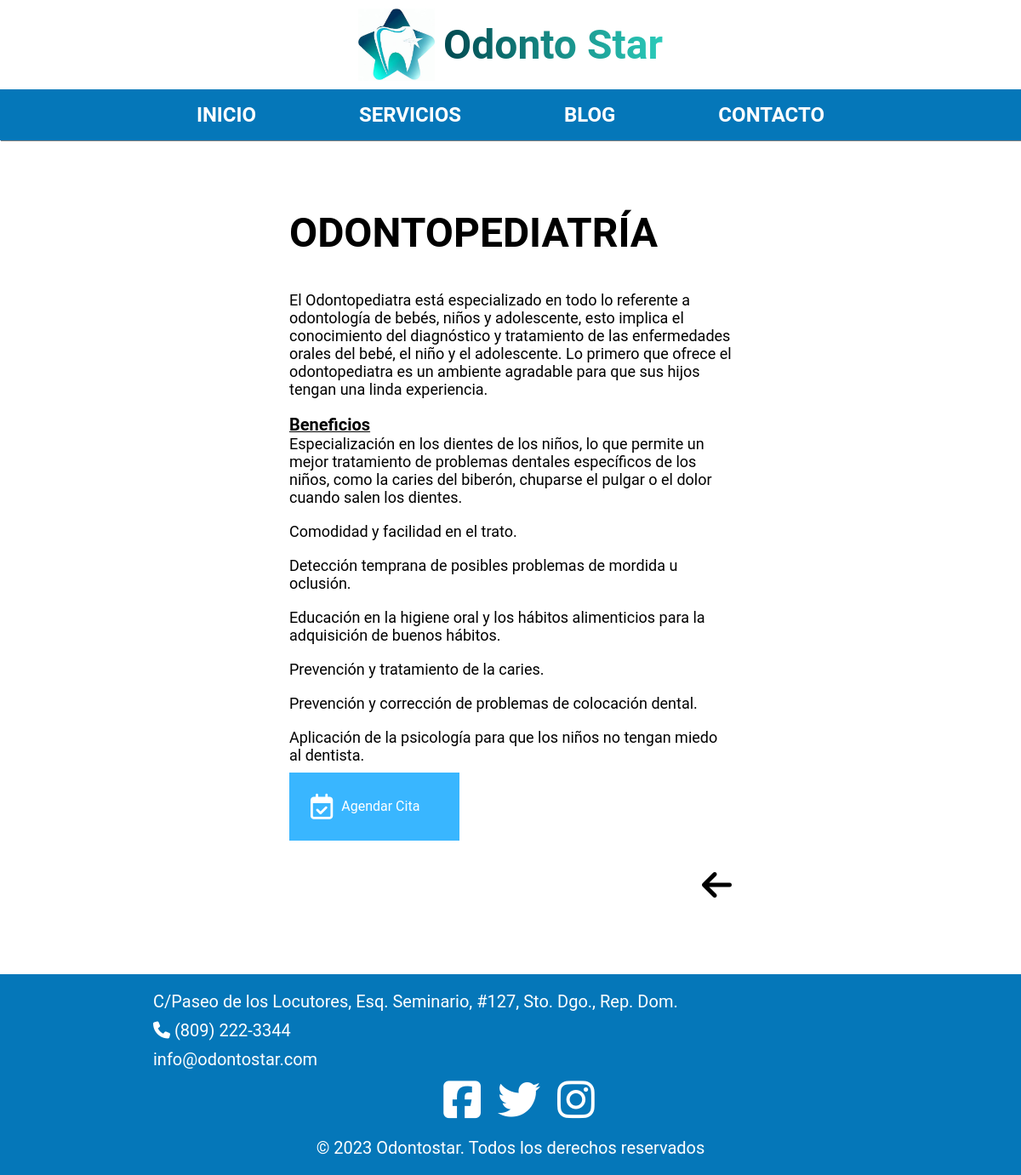
/services/service/8/, run on the app's committed database.
### services/models.py (models this page shows, shortened)
class Service(models.Model):
    name = models.CharField(max_length=100, verbose_name='Nombre')
    description = RichTextField(verbose_name="Descripcion")
    image = models.ImageField(upload_to='media/services/', verbose_name='Imagen')
    created = models.DateTimeField(auto_now_add=True, verbose_name='Fecha de Creacion')
    updated = models.DateTimeField(auto_now=True, verbose_name='Fecha de Modificacion')
    class Meta:
        verbose_name='Servicio'
        verbose_name_plural='Servicios'
        ordering = ['-created']

### services/views.py (the view)
# urls.py: path('service/<int:pk>/',ServiceDetailView.as_view(), name='service'),
class ServiceDetailView(DetailView):
    model = Service

### social/processors.py (called while the page is built)
def context_dic(request):
    context  = {}
    links = SocialNetwork.objects.all()
    for link in links:
        context[link.key] = link.url
    return context

### services/templates/services/service_detail.html
{% extends 'core/base.html' %}
{% load static %}
{% block content %}
<main class="main-service">
    <div class="service-container">
        <h2 class="title-service">{{service.name}}</h2>
        <p class="description-service">{{ service.description|safe }}</p>
        <a class="btn-cita" href="{% url 'form-date' %}"><i class="fa-regular fa-calendar-check"></i>Agendar Cita</a>
        <div class="back-button">
            <a href="{% url 'services' %} "><i class="fa-solid fa-arrow-left"></i></a>
        </div>
    </div>
</main>
{% endblock content %}

### core/static/core/css/style.css (style rules this page uses)
* { margin: 0; padding: 0; box-sizing: border-box; font-family: Roboto; }
hmtl, body { display: flex; flex-direction: column; min-height: 100vh; }
a { text-decoration: none; color: black; }
li { list-style: none; }

### services/static/services/css/style.css (style rules this page uses)
.main-service { display: flex; flex-direction: column; flex-wrap: wrap; width: 100%; max-height: 1200px; padding: 40px 0; }
.service-container { display: flex; flex-direction: column; width: 50%; min-height: 100%; min-width: 400px; margin: 0 auto; padding: 40px; }
.title-service { font-size: 3rem; padding-bottom: 10px; text-transform: uppercase; }
.description-service { display: flex; text-align: justify; font-size: 1.2rem; padding-bottom: 30px; }
.btn-cita { display: flex; width: 100%; max-width: 200px; margin-top: 10px; background-color: #39b6ff; align-items: center; padding: 25px 25px; color: white; }
.btn-cita i { font-size: 30px; padding-right: 10px; }
.back-button { display: flex; justify-content: end; align-items: end; font-size: 40px; margin-top: 30px; }

### blog/static/blog/css/style.css (style rules this page uses)
* { box-sizing: border-box; margin: 0; padding: 0; }

### data on the page
Service: name "ODONTOPEDIATRÍA", description "El Odontopediatra está especializado en todo lo referente a odontología de bebés, niños y adolescente, esto implica el conocimiento del diagnóstico y tratamiento de las enfermedades orales del bebé, el niño y el adolescente. Lo primero que ofrece el odontopediatra es un ambiente agradable para que sus hijos tengan una linda experiencia. Beneficios Especialización en los dientes de los niños, lo que permite un mejor tratamiento de problemas dentales específicos de los niños, como la caries del biberón, chuparse el pulgar o el dolor cuando salen los dientes. Comodidad y facilidad en el trato. Detección temprana de posibles problemas de mordida u oclusión. Educación en la higiene oral y los…"
